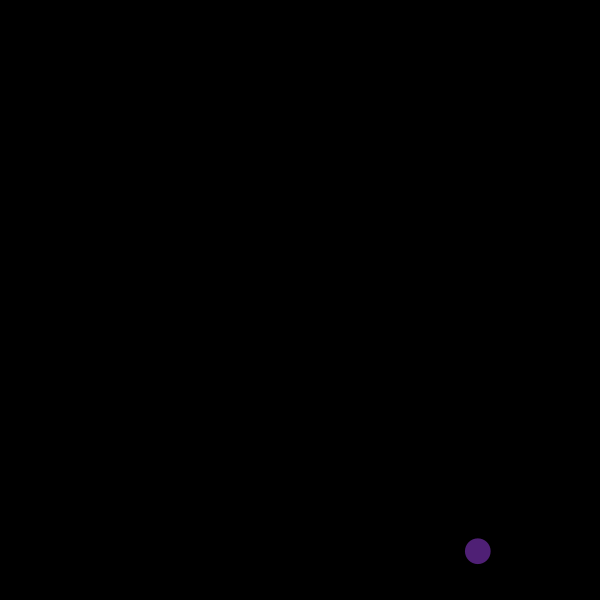
Frame 1 (no input)
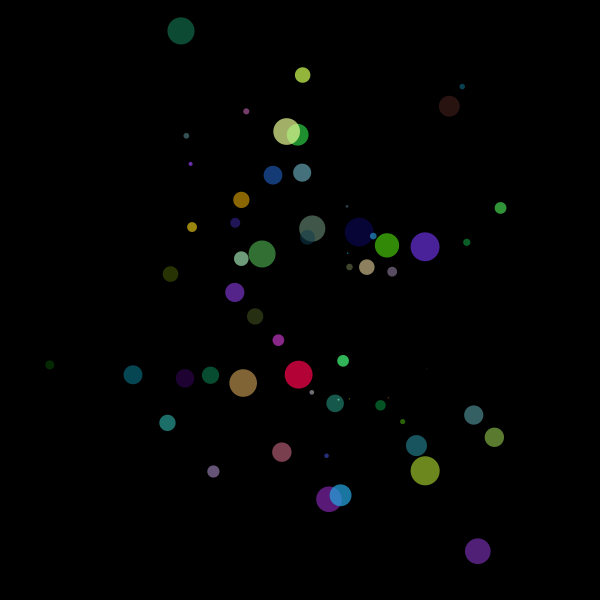
Frame 60 (the mouse pressed at the canvas centre just before this capture)
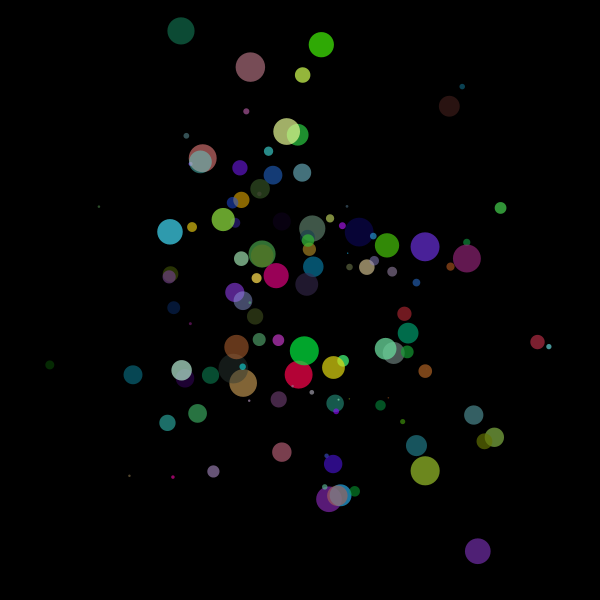
Frame 120 (the mouse held since frame 60 and released just before this capture)

The Processing sketch that drew these frames (run headless with seeded random() and noise(); from frame 60 on, the mouse is pressed at the canvas centre):

// Processing sketch: gaussian_color_balls
// ── gaussian_color_balls.pde

import java.util.Random;
Random x, y;
float xMean, yMean;
float xD = 100;
float yD = 100;
float xCor, yCor;

void setup() {
  size(600, 600);
  background(0);
  noStroke();
  x = new Random();
  y = new Random();
  xMean = width/2;
  yMean = height/2;
}

void draw() {
  xCor = (((float) x.nextGaussian() * xD) + xMean);
  println(xCor);
  yCor = (((float) y.nextGaussian() * yD) + yMean);
  println(yCor);
  //yCor =10;
  fill(random(255), random(255), random(255), random(100, 200));
  float d = random(30);
  ellipse(xCor, yCor, d, d);
}

void keyPressed() {
 if(key == 'r') {
   background(0);
 }else if (key == 's') {
  noLoop(); 
 }else if(key == ' ') {
  loop(); 
 }
}
